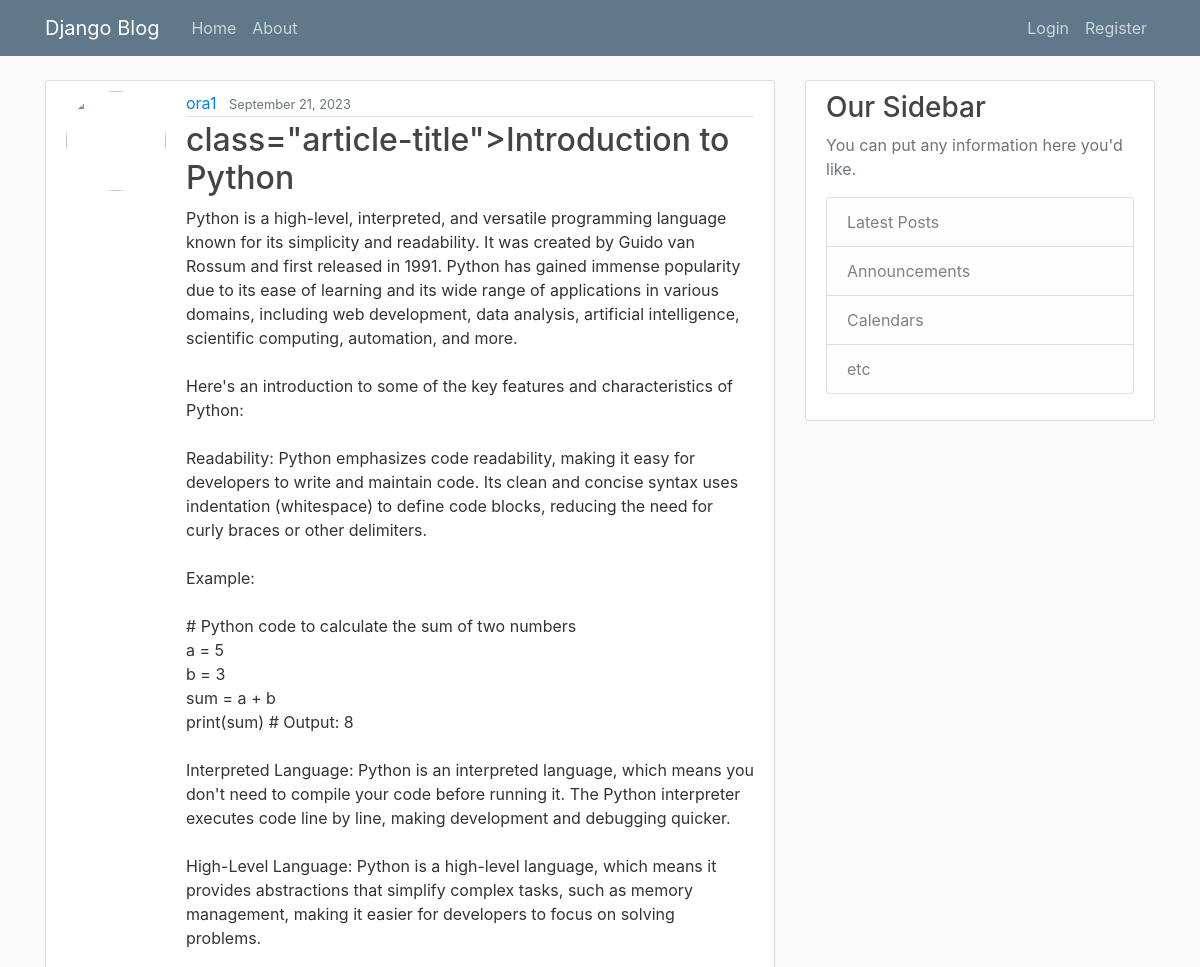
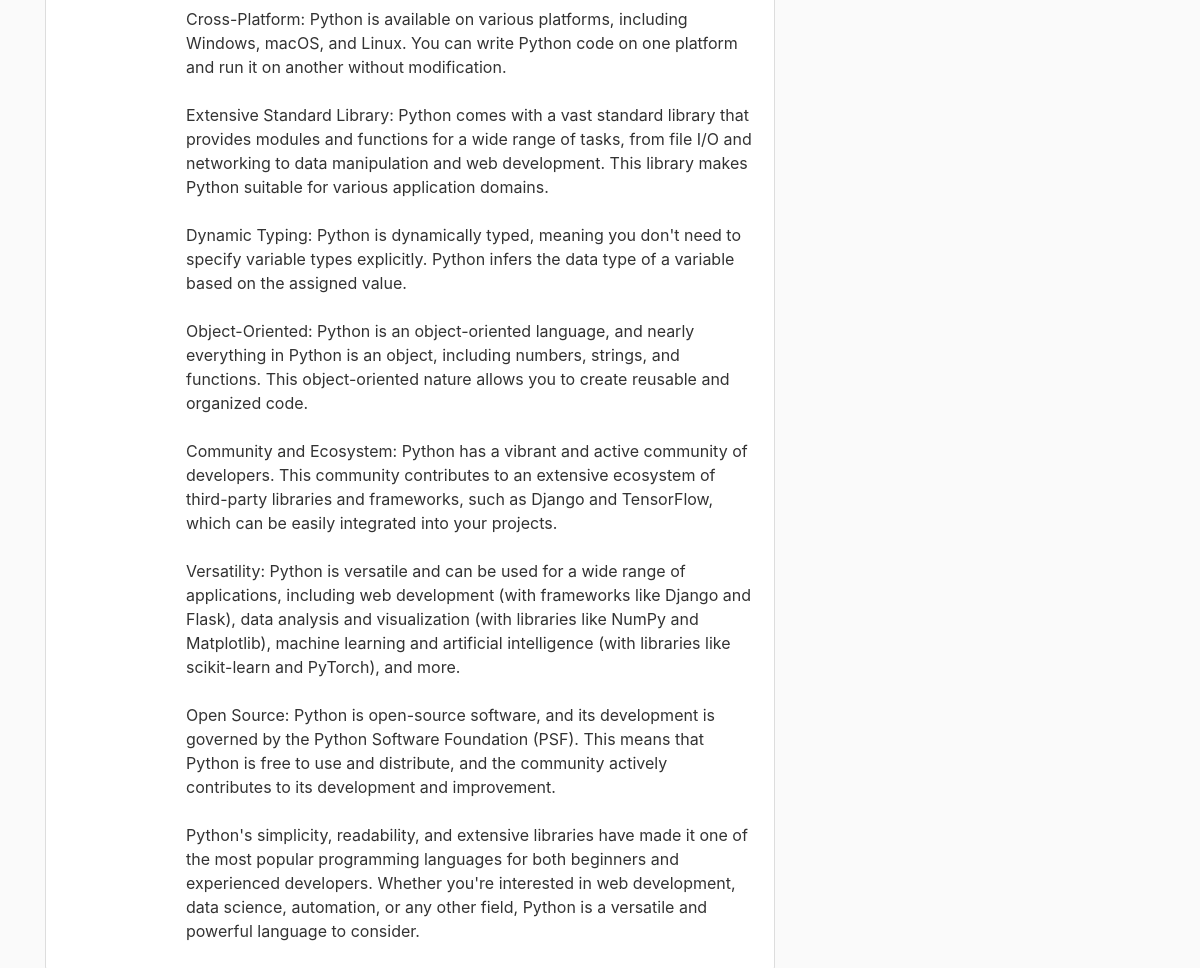
The app's page /post/4 with its own data (2 pictures, top to bottom).
### blog/models.py (models this page shows, shortened)
class Post(models.Model):
    title = models.CharField(max_length=100)
    content = models.TextField()
    date_posted = models.DateTimeField(default=timezone.now)
    author = models.ForeignKey(User, on_delete=models.CASCADE)

### blog/views.py (the view)
# urls.py: path('post/<int:pk>', PostDetailView.as_view(), name='post-detail'),
class PostDetailView(DetailView):
    model = Post

### blog/templates/blog/post_detail.html
{% extends "blog/base.html" %}
{% block content %}
    <article class="media content-section">
        <img class="rounded-circle account-img" src="{{ object.profile.image.url }}" style="width: 100px; height: 100px;">
        <div class="media-body">
        <div class="article-metadata">
            <a class="mr-2" href="#">{{ object.author }}</a>
            <small class="text-muted">{{ object.date_posted|date:"F d, Y" }}</small>
        </div>
        <h2> class="article-title">{{ object.title }}</h2>
        <p class="article-content">{{ object.content }}</p>
    </div>
    </article>
{% endblock content %}

### static/blog/main.css (style rules this page uses)
body { background: #fafafa; color: #333333; margin-top: 5rem; }
h1, h2, h3, h4, h5, h6 { color: #444444; }
.content-section { background: #ffffff; padding: 10px 20px; border: 1px solid #dddddd; border-radius: 3px; margin-bottom: 20px; }
.article-content { white-space: pre-line; }
.article-metadata { padding-bottom: 1px; margin-bottom: 4px; border-bottom: 1px solid #e3e3e3 }
.account-img { height: 125px; width: 125px; margin-right: 20px; margin-bottom: 16px; }

### records on screen
Post: author "ora1", date_posted "September 21, 2023", title "Introduction to Python", content "Python is a high-level, interpreted, and versatile programming language known for its simplicity and readability. It was created by Guido van Rossum and first released in 1991. Python has gained immense popularity due to its ease of learning and its wide range of applications in various domains, including web development, data analysis, artificial intelligence, scientific computing, automation, and more. Here's an introduction to some of the key features and characteristics of Python: Readability: Python emphasizes code readability, making it easy for developers to write and maintain code. Its clean and concise syntax uses indentation (whitespace) to define code blocks, reducing the need…"
